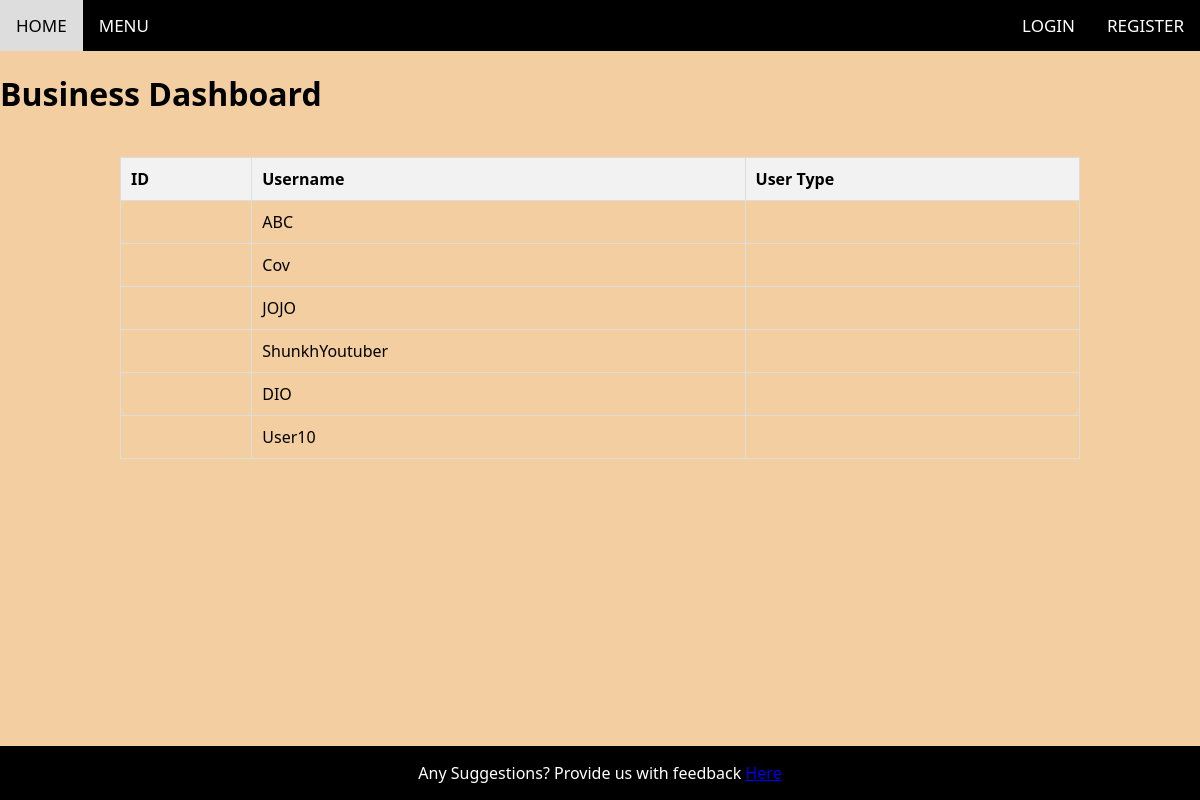
Screenshot of /business_dashboard with the database file from the repository.
### app.py (models this page shows, shortened)
class User(db.Model, UserMixin):
    User_ID = db.Column(db.Integer, primary_key=True, autoincrement=True)
    username = db.Column(db.String(255), nullable=False)
    Type = db.Column(db.String(50), nullable=False)
    password = db.Column(db.String(60), nullable=False)

### app.py (the view)
@app.route('/business_dashboard')
def businessDashboard():
    return render_template('business_dashboard.html', users=getUsers())

### app.py (called while the page is built)
def getUsers():
    return User.query.all()

### templates/business_dashboard.html (shortened to what this page needs)
{% extends 'base.html' %}
{% block content %}
<h1>Business Dashboard</h1>
<table>
    <thead>
        <tr>
            <th>ID</th>
            <th>Username</th>
            <th>User Type</th>
        </tr>
    </thead>
    <tbody>
        {% for user in users %}
            <tr>
                <td>{{ user.id }}</td>
                <td>{{ user.username }}</td>
                <td>{{ user.userType }}</td>
            </tr>
        {% endfor %}
    </tbody>
</table>
{% endblock %}

### static/css/styles.css (style rules this page uses)
body { font-family: system-ui, -apple-system, BlinkMacSystemFont, 'Segoe UI', Roboto, Oxygen, Ubuntu, Cantarell, 'Open Sans', 'Helvetica Neue', sans-serif; min-height: 100vh; display: flex; flex-direction: column; margin: 0; padding: 0; background-color: #f2cea0; }

### templates/business_dashboard.html (style rules this page uses)
table { width: 80%; margin: 20px auto; border-collapse: collapse; }
th, td { border: 1px solid #ddd; padding: 10px; text-align: left; }
th { background-color: #f2f2f2; }

### rows the page displays
User: username "ABC"
User: username "Cov"
User: username "JOJO"
User: username "ShunkhYoutuber"
User: username "DIO"
User: username "User10"
